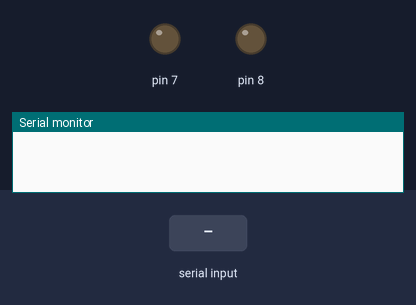
The sketch below on a simulated Arduino Uno, built with avr-gcc and run on an emulated ATmega328P. Shown: output pins drawn as LEDs (lit = HIGH), the last lines printed to the serial monitor. The inputs (shaded band) are chosen by the test bench.

Above: at 1.2 s.
1.3 s: "Click" received over Serial
At 2.2 s:
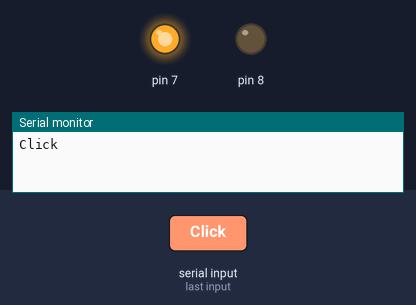
2.9 s: "1" received over Serial
Timing chart, 0 to 5.9 s (numbered marks = the images above; inputs shaded):
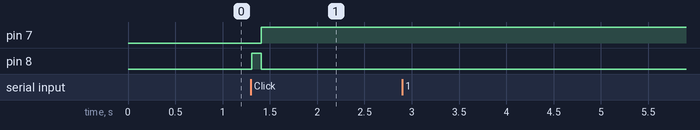

Measured:
- after the input at 1.3 s, pin 7: LOW → HIGH after 0.11 s; pin 8: LOW → HIGH at once, → LOW 0.10 s later

The sketch:

receiver_uno.ino
```cpp
void setup() {

  Serial.begin(115200);

  pinMode(7, OUTPUT);
  pinMode(8, OUTPUT);
}


String readString;
void loop() {


  while (Serial.available()) { //返回串口缓冲区中当前剩余的字符个数
    char c = Serial.read(); //读取数据
    readString += c;
    delay(2);
  }

  if (readString.length() > 0) { //串口接收到了数据，可以读取
    Serial.println(readString);
    if (readString == "Click") {
      digitalWrite(7, LOW);
      digitalWrite(8, HIGH);
      delay(100);
      digitalWrite(7, HIGH);
      digitalWrite(8, LOW);
    }

    readString = "";
  }


}
```
